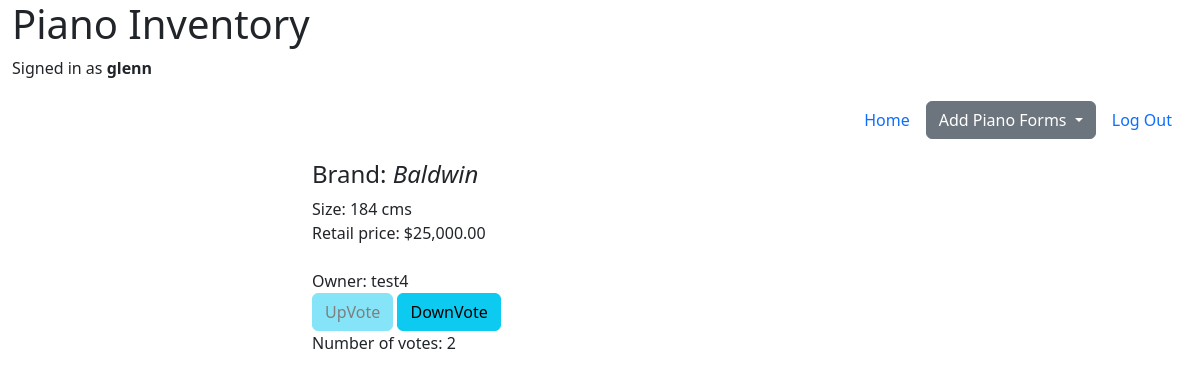
Screenshot of /pianos/piano_detail/2 (signed in) with the database file from the repository.
### piano_app/models.py (models this page shows, shortened)
class Piano(models.Model):
    brand = models.CharField(max_length=30)
    price = models.DecimalField(max_digits=8, decimal_places=2)
    size = models.IntegerField(blank=True)
    imageUrl = models.URLField(max_length=200, blank=True)
    owner = models.ForeignKey(User,
                              on_delete=models.CASCADE,
                              related_name="pianos")

### piano_app/views.py (the view)
# urls.py: path("piano_detail/<int:piano_id>", views.piano_detail, name="piano_detail"),
def piano_detail(request, piano_id):
    piano = get_object_or_404(Piano, pk=piano_id)
    piano_votes = Vote.objects.filter(item=piano, vote_type=1).count()
    last_user_vote = (Vote.objects.
                        filter(item=piano, voter=request.user)
                        .first()
                        )
    return render(request, "piano_app/piano_detail.html",
                      {"piano": piano,
                       "piano_votes": piano_votes,
                       "last_user_vote": last_user_vote})

### piano_app/templates/piano_app/piano_detail.html (shortened to what this page needs)
{% extends "piano_app/layout.html" %}
{% load humanize %}
{% block body %}
<div class="row justify-content-center">
    <div class="col-6">
        <h4>Brand: <em>{{piano.brand}}</em></h4>
        <div>Size: {{piano.size}} cms</div>
        <div>
            Retail price: ${{piano.price|intcomma}}
        </div>
        {% if piano.imageUrl %}
            <div class="col-md-4">
            </div>
            <div class="col-md-8">
        {% else %}
            <div class="col-md-12">
        {% endif %}
        <div>
            Owner: {{piano.owner.username}}
        </div>
        {% if request.user != piano.owner %}
            <button class="btn btn-info vote-btn
                {% if last_user_vote and last_user_vote.vote_type == 1 %} disabled-button {% endif %}"
                data-piano="{{ piano.id }}"
                data-vote="{{1}}">
                UpVote
            </button>
            <button class="btn btn-info vote-btn
                    {% if last_user_vote and last_user_vote.vote_type == -1 %} disabled-button {% endif %}"
                    data-piano="{{ piano.id }}"
                    data-vote="{{-1}}">
                    DownVote
            </button>
        {% endif %}
        <div class="vote-container">
            Number of votes:
            <span class="vote-num" data-piano="{{piano.id}}">
                {{ piano_votes }}
            </span>
        </div>
    </div>
</div>
{% endblock %}

### piano_app/templates/piano_app/layout.html (shortened to what this page needs)
{% load static %}
<!DOCTYPE html>
<html lang="en">
    <head>
        <link href="https://cdn.jsdelivr.net/npm/bootstrap@5.3.0/dist/css/bootstrap.min.css"
        rel="stylesheet">
        <link href="{% static 'piano_app/styles.css' %}" rel="stylesheet">
    </head>
    <body>
        <div class="container-fluid">
            <h1>Piano Inventory</h1>
            <div>
                {% if user.is_authenticated %}
                    Signed in as <strong>{{ user.username }}</strong>
                {% else %}
                <p> Not signed in</p>
                {% endif %}
            </div>
            <ul class="nav">
                {% if user.is_authenticated %}
                <li class="nav-item">
                    <a class="nav-link" href="{% url 'index' %}">Home</a>
                </li>
                <div class="dropdown">
                    <button class="btn btn-secondary dropdown-toggle" type="button" id="dropdownMenuButton1" data-bs-toggle="dropdown" aria-expanded="false">
                      Add Piano Forms
                    </button>
                  </div>
                <li class="nav-item">
                    <a class="nav-link" href="{% url 'logout' %}">Log Out</a>
                </li>
                {% endif %}
            </ul>
            {% block body %}
            {% endblock %}
        </div>
    </body>
</html>

### piano_app/static/piano_app/styles.css (style rules this page uses)
.nav { display: flex; height: 80px; justify-content: end; align-items: center; }
.disabled-button { pointer-events: auto; opacity: 0.5; cursor: not-allowed; }

### rows the page displays
Piano: brand "Baldwin", size "184", price "25,000.00", owner.username "test4"

### other values shown
{{ user.username }} "glenn"
{{ piano_votes }} "2"
